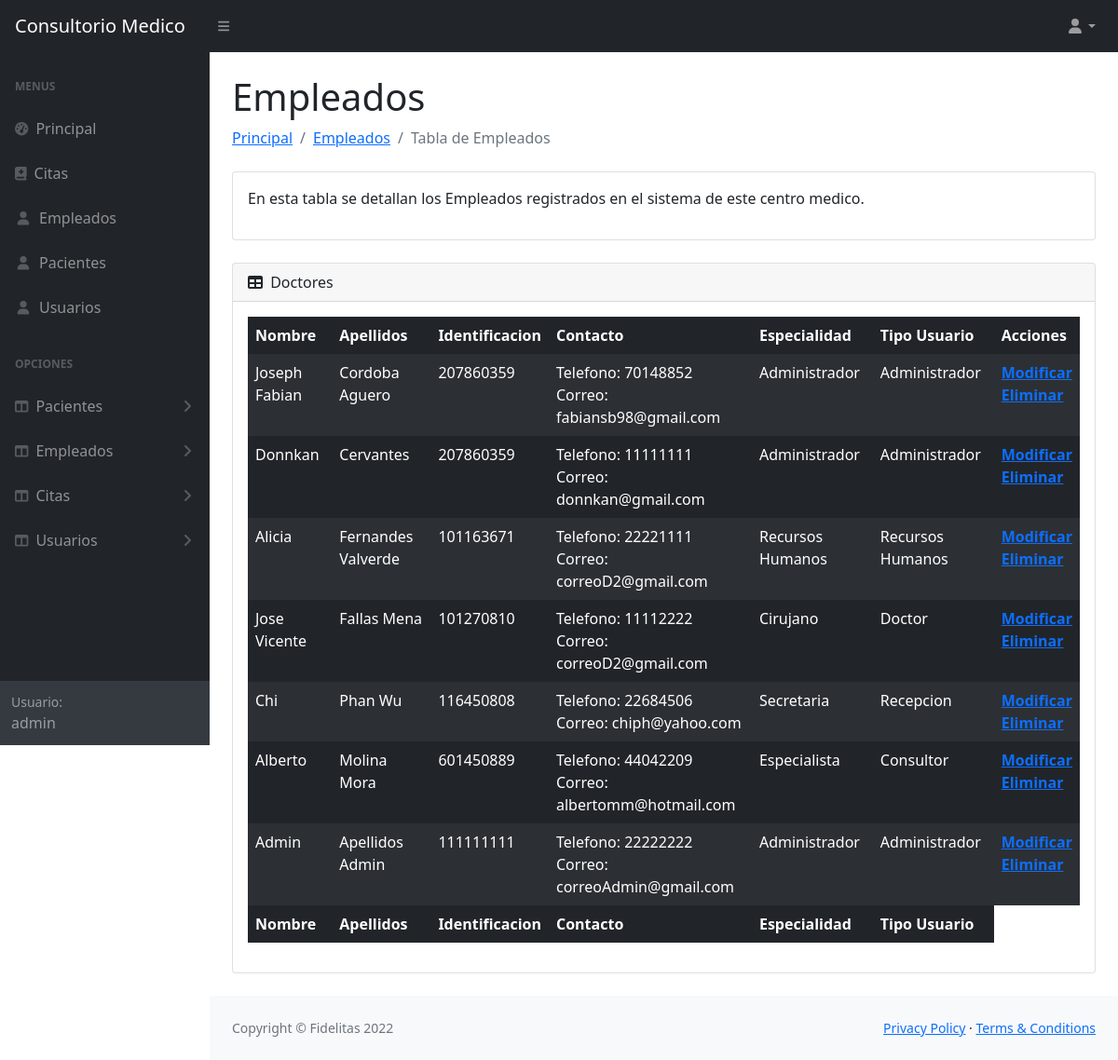
Page /tablas/tablaEmpleados.php (signed in) on the committed database.
### tables this page shows
CREATE TABLE `empleados` (
  idEmpleado          INT NOT NULL AUTO_INCREMENT,
  nombreEmpleado      VARCHAR(45) NOT NULL,
  apellidosEmpleado   VARCHAR(45) NOT NULL,
  cedulaEmpleado      VARCHAR(20) NOT NULL,
  telefonoEmpleado    VARCHAR(20) NOT NULL,
  correoEmpleado      VARCHAR(45) NOT NULL,
  especialidad        VARCHAR(45) NULL,
  salario             INT NOT NULL,
  usuario             INT NULL,
  PRIMARY KEY (idEmpleado),
  foreign key(usuario)references `usuarios`(idUsuario));

CREATE TABLE `roles` (
  idRol       INT NOT NULL AUTO_INCREMENT,
  nombreRol   VARCHAR(45) NOT NULL,
  PRIMARY KEY (idRol));

### tablas/tablaEmpleados.php (the view, shortened to what this page needs)
<?php
 require '../conexion/conexion.php';
 $rol = $_SESSION['rol'];
 $TEmpleadoSELECT = "SELECT e.idEmpleado, e.nombreEmpleado, e.apellidosEmpleado, e.cedulaEmpleado, e.telefonoEmpleado, e.correoEmpleado, e.especialidad, e.salario, r.nombreRol
 FROM empleados e JOIN usuarios u on u.idUsuario = e.usuario JOIN roles r on r.idRol = u.rol" ;
 $resultado = $mysqli->query($TEmpleadoSELECT);
?>
<!DOCTYPE html>
<html lang="en">
    <head>
        <link href="https://cdn.jsdelivr.net/npm/simple-datatables@latest/dist/style.css" rel="stylesheet" />
        <link href="../css/styles.css" rel="stylesheet" />
    </head>
    <body class="sb-nav-fixed">
        <nav class="sb-topnav navbar navbar-expand navbar-dark bg-dark">
            <a class="navbar-brand ps-3" href="../principal.php">Consultorio Medico</a>
            <button class="btn btn-link btn-sm order-1 order-lg-0 me-4 me-lg-0" id="sidebarToggle" href="#!"><i class="fas fa-bars"></i></button>
            <ul class="navbar-nav ms-auto ms-auto me-0 me-md-3 my-2 my-md-0">
                <li class="nav-item dropdown">
                    <a class="nav-link dropdown-toggle" id="navbarDropdown" href="#" role="button" data-bs-toggle="dropdown" aria-expanded="false"><i class="fas fa-user fa-fw"></i></a>
                </li>
            </ul>
        </nav>
        <div id="layoutSidenav">
            <div id="layoutSidenav_nav">
                <nav class="sb-sidenav accordion sb-sidenav-dark" id="sidenavAccordion">
                    <div class="sb-sidenav-menu">
                        <div class="nav">
                            <div class="sb-sidenav-menu-heading">Menus</div>
                            <a class="nav-link" href="../principal.php">
                                <div class="sb-nav-link-icon"><i class="fas fa-tachometer-alt"></i></div>
                                Principal
                            </a>
                            <a class="nav-link" href="../menus/menuCitas.php">
                                <div class="sb-nav-link-icon"><i class="fas fa-book-medical"></i></div>
                                Citas
                            </a>
                            <a class="nav-link" href="../menus/menuEmpleados.php">
                                <div class="sb-nav-link-icon"><i class="fas fa-user fa-fw"></i></div>
                                Empleados
                            </a>
                            <a class="nav-link" href="../menus/menuPacientes.php">
                                <div class="sb-nav-link-icon"><i class="fas fa-user fa-fw"></i></div>
                                Pacientes
                            </a>
                            <a class="nav-link" href="../menus/menuUsuarios.php">
                                <div class="sb-nav-link-icon"><i class="fas fa-user fa-fw"></i></div>
                                Usuarios
                            </a>
                            <?php if($rol == 1){ ?>
                            <div class="sb-sidenav-menu-heading">Opciones</div>
                            <a class="nav-link collapsed" href="#" data-bs-toggle="collapse" data-bs-target="#collapsePacientes" aria-expanded="false" aria-controls="collapseLayouts">
                                <div class="sb-nav-link-icon"><i class="fas fa-columns"></i></div>
                                Pacientes
                                <div class="sb-sidenav-collapse-arrow"><i class="fas fa-angle-down"></i></div>
                            </a>
                            <a class="nav-link collapsed" href="#" data-bs-toggle="collapse" data-bs-target="#collapseEmpleado" aria-expanded="false" aria-controls="collapseLayouts">
                                <div class="sb-nav-link-icon"><i class="fas fa-columns"></i></div>
                                Empleados
                                <div class="sb-sidenav-collapse-arrow"><i class="fas fa-angle-down"></i></div>
                            </a>
                            <a class="nav-link collapsed" href="#" data-bs-toggle="collapse" data-bs-target="#collapseCitas" aria-expanded="false" aria-controls="collapseLayouts">
                                <div class="sb-nav-link-icon"><i class="fas fa-columns"></i></div>
                                Citas
                                <div class="sb-sidenav-collapse-arrow"><i class="fas fa-angle-down"></i></div>
                            </a>
                            <a class="nav-link collapsed" href="#" data-bs-toggle="collapse" data-bs-target="#collapseUser" aria-expanded="false" aria-controls="collapseLayouts">
                                <div class="sb-nav-link-icon"><i class="fas fa-columns"></i></div>
                                Usuarios
                                <div class="sb-sidenav-collapse-arrow"><i class="fas fa-angle-down"></i></div>
                            </a>
                            <?php } ?>
                        </div>
                    </div>
                    <div class="sb-sidenav-footer">
                        <div class="small">Usuario:</div>
                        <?php echo $_SESSION['nombreUsuario'] ?>
                    </div>
                </nav>
            </div>
            <div id="layoutSidenav_content">
                <main>
                    <div class="container-fluid px-4">
                        <h1 class="mt-4">Empleados</h1>
                        <ol class="breadcrumb mb-4">
                            <li class="breadcrumb-item"><a href="../principal.php">Principal</a></li>
                            <li class="breadcrumb-item"><a href="../menus/menuEmpleados.php">Empleados</a></li>
                            <li class="breadcrumb-item active">Tabla de Empleados</li>
                        </ol>
                        <div class="card mb-4">
                            <div class="card-body">
                               <p>En esta tabla se detallan los Empleados registrados en el sistema de este centro medico.</p>
                            </div>
                        </div>
                        <div class="card mb-4">
                            <div class="card-header">
                                <i class="fas fa-table me-1"></i>
                                Doctores
                            </div>
                            <div class="card-body">
                                <table id="datatablesSimple" class="table table-dark table-striped table-borderless">
                                    <thead>
                                        <tr>
                                            <th>Nombre</th>
                                            <th>Apellidos</th>
                                            <th>Identificacion</th>
                                            <th>Contacto</th>
                                            <th>Especialidad</th>
                                            <th>Tipo Usuario</th>
                                            <th>Acciones</th>
                                        </tr>
                                    </thead>
                                    <tfoot>
                                        <tr>
                                            <th>Nombre</th>
                                            <th>Apellidos</th>
                                            <th>Identificacion</th>
                                            <th>Contacto</th>
                                            <th>Especialidad</th>
                                            <th>Tipo Usuario</th>
                                        </tr>
                                    </tfoot>
                                    <tbody>
                                        <?php
                                            while ($row = $resultado->fetch_assoc()) { ?>
                                            <tr>
                                                <?php $idEmp =  $row['idEmpleado'];?>
                                                <td><?php echo $row['nombreEmpleado']  ?></td>
                                                <td><?php echo $row['apellidosEmpleado']  ?></td>
                                                <td><?php echo $row['cedulaEmpleado']  ?></td>
                                                <td><?php echo "Telefono: ".$row['telefonoEmpleado']."<br>Correo: ".$row['correoEmpleado']  ?></td>
                                                <td><?php echo $row['especialidad']  ?></td>
                                                <td><?php echo $row['nombreRol']  ?></td>
                                                <th><?php echo "<a href='../formularios/editarEmpleado.php?id=$idEmp'>Modificar</a><br><a href='../scriptsSQL/deleteEmpleado.php?id=$idEmp'>Eliminar</a>" ?></th>
                                            </tr>
                                            <?php } ?>
                                    </tbody>
                                </table>
                            </div>
                        </div>
                    </div>
                </main>
                <footer class="py-4 bg-light mt-auto">
                    <div class="container-fluid px-4">
                        <div class="d-flex align-items-center justify-content-between small">
                            <div class="text-muted">Copyright &copy; Fidelitas 2022</div>
                            <div>
                                <a href="#">Privacy Policy</a>
                                &middot;
                                <a href="#">Terms &amp; Conditions</a>
                            </div>
                        </div>
                    </div>
                </footer>
            </div>
    </body>
</html>

### rows in the picture
empleados: nombreEmpleado "Joseph Fabian", apellidosEmpleado "Cordoba Aguero", cedulaEmpleado "207860359", telefonoEmpleado "70148852", correoEmpleado "fabiansb98@gmail.com", especialidad "Administrador", roles.nombreRol "Administrador"
empleados: nombreEmpleado "Donnkan", apellidosEmpleado "Cervantes", cedulaEmpleado "207860359", telefonoEmpleado "11111111", correoEmpleado "donnkan@gmail.com", especialidad "Administrador", roles.nombreRol "Administrador"
empleados: nombreEmpleado "Alicia", apellidosEmpleado "Fernandes Valverde", cedulaEmpleado "101163671", telefonoEmpleado "22221111", correoEmpleado "correoD2@gmail.com", especialidad "Recursos Humanos", roles.nombreRol "Recursos Humanos"
empleados: nombreEmpleado "Jose Vicente", apellidosEmpleado "Fallas Mena", cedulaEmpleado "101270810", telefonoEmpleado "11112222", correoEmpleado "correoD2@gmail.com", especialidad "Cirujano", roles.nombreRol "Doctor"
empleados: nombreEmpleado "Chi", apellidosEmpleado "Phan Wu", cedulaEmpleado "116450808", telefonoEmpleado "22684506", correoEmpleado "chiph@yahoo.com", especialidad "Secretaria", roles.nombreRol "Recepcion"
empleados: nombreEmpleado "Alberto", apellidosEmpleado "Molina Mora", cedulaEmpleado "601450889", telefonoEmpleado "44042209", correoEmpleado "albertomm@hotmail.com", especialidad "Especialista", roles.nombreRol "Consultor"
empleados: nombreEmpleado "Admin", apellidosEmpleado "Apellidos Admin", cedulaEmpleado "111111111", telefonoEmpleado "22222222", correoEmpleado "correoAdmin@gmail.com", especialidad "Administrador", roles.nombreRol "Administrador"

### other values in the picture
$_SESSION['nombreUsuario'] "admin"
